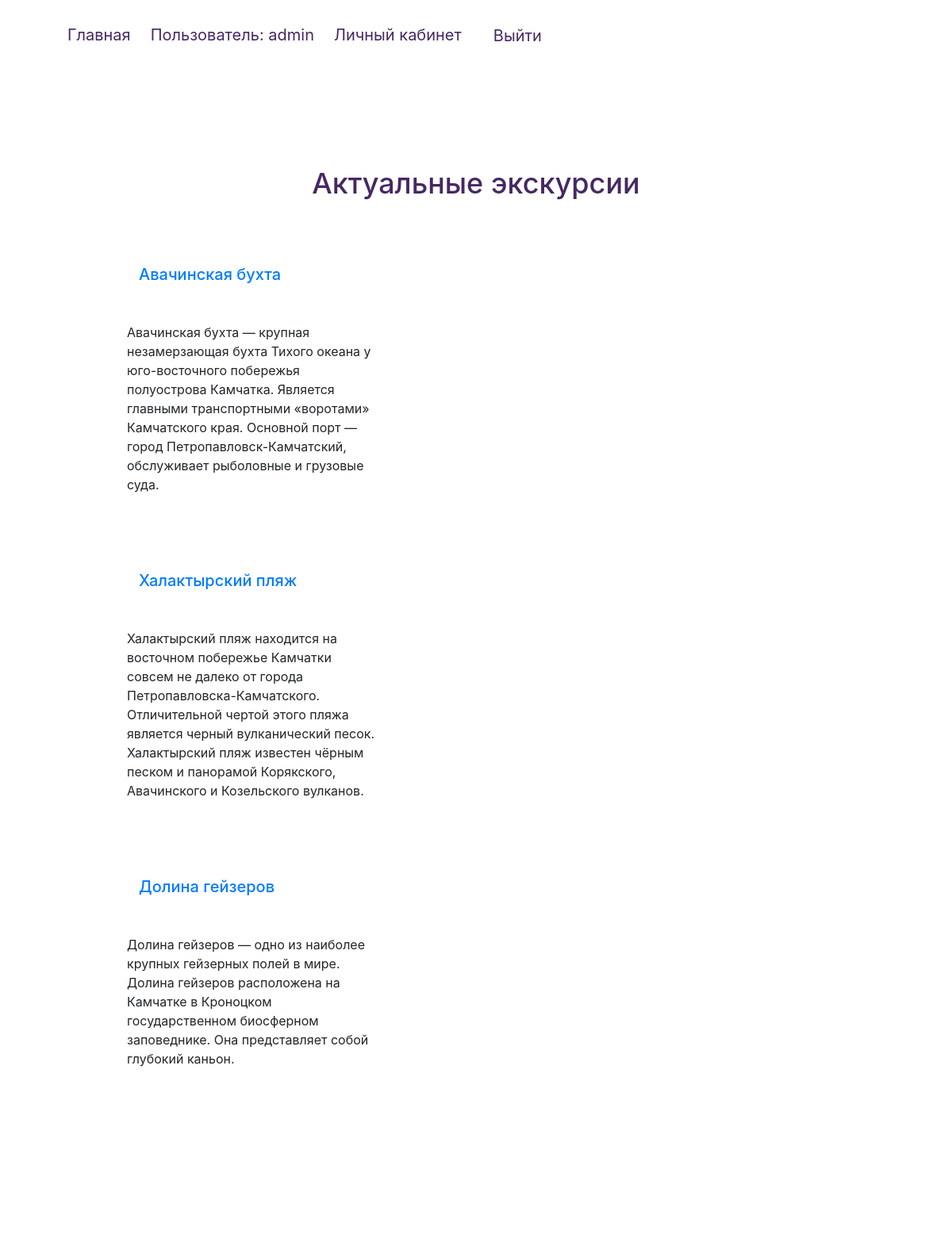
Page /blog/ (signed in) on the committed database.
### kam/models.py (models this page shows, shortened)
class Kam(models.Model):
    title = models.CharField(max_length=300)
    description = models.CharField(max_length=300)
    image = models.ImageField(upload_to='kam/image/')
    price = models.CharField(max_length=300, blank=True)
    url = models.URLField(blank=True)

### kam/views.py (the view)
# urls.py: path('blog/', views.blogs, name='blogs'),
def blogs(request):
    blogs = Kam.objects.all()
    return render(request, 'kam/blog.html', {'blogs': blogs})

### kam/templates/kam/blog.html
{% extends 'kam/base.html' %}
{% block content %}
<h1>Актуальные экскурсии</h1>
{% for blog in blogs %}
<div class="element1">
    <h2 class="top"><a href="{% url 'detail' blog.id %}">{{ blog.title }}</a></h2>
    <div class="text">
        <p>{{ blog.description }}</p>
    </div>
</div>
{% endfor %}
{% endblock %}

### kam/templates/kam/base.html (shortened to what this page needs)
<!DOCTYPE html>
{% load static %}
<html lang="ru">
<head>
    <link href="{% static 'css/style.css' %}" rel="stylesheet">
    <link href="{% static 'vendor/bootstrap/css/bootstrap.min.css' %}" rel="stylesheet">
</head>
<body>
<div class="menu">
    <div class="wrap1">
        <ul>
            <li><a href="{% url 'index' %}">Главная</a></li>
            {% if user.is_authenticated %}
            <li class="logo">Пользователь: {{ user.username }}</li>
            <li><a href="{% url 'kab' %}">Личный кабинет</a></li>
            <li>
                <form action="{% url 'logoutuser' %}" method="post">
                    <button class="top">Выйти</button>
                </form>
            </li>
            {% else %}
            <li><a href="{% url 'signupuser' %}">Зарегистрироваться</a></li>
            <li><a href="{% url 'loginuser' %}">Войти</a></li>
            {% endif %}
        </ul>
        <div class="contact-top">
            <a class="whatsapp-number" href="https://wa.me/9534888135?text=Здравствуйте!"><img
                    alt=""></a>
            <a class="telegram-number" href="https://t.me/lenagalikeeva"><img
                    src="{% static 'kam/tg-image-color.png' %}" alt=""></a>
            <a class="phone-number text-white" href="tel:+79099999999">
                <h5>+7(909)-999-99-99</h5></a>
        </div>
    </div>
</div>
<div class="content">
    <div class="wrap">
        {% block content %}
        {% endblock %}
    </div>
</div>
<div class="contact-top">
    <a class="whatsapp-number" href="https://wa.me/9534888135?text=Здравствуйте!"><img
            src="{% static 'kam/wa-image-color.png' %}" alt=""></a>
    <a class="telegram-number" href="https://t.me/lenagalikeeva"><img src="{% static 'kam/tg-image-color.png' %}"
                                                                      alt=""></a>
    <a class="phone-number text-white" href="tel:+79099999999">
        <h5>+7(909)-999-99-99</h5></a>
</div>
</body>
</html>

### kam/static/css/style.css (style rules this page uses)
body { background-image: url(https://cs11.pikabu.ru/post_img/big/2020/07/28/2/1595896862195370102.jpg); background-size: cover; background-repeat: no-repeat; background-attachment: fixed; background-position: center; padding: 0; margin: 0; }
.wrap { max-width: 1300px; margin: 0 auto; padding: 20 px; box-sizing: border-box; }
.text { width: 360px; padding: 20px; box-sizing: border-box; }
.content h1 { text-align: center; margin: 100px 0 60px; font-size: 36px; }
.content { margin: 100px; }
.wrap1 { padding: 15px 0; width: 90%; margin: 0 auto; display: flex; justify-content: space-between; align-items: center; }
.wrap1 ul { margin: 0; padding: 0; display: flex; }
.wrap1 li { margin-left: 20px; }
.wrap1 a { color: rgb(70, 40, 99); padding: 8px 5px; text-decoration: none; font-size: 20px; }
ul { list-style: none; }
.element1 { background: #FFF; margin: 40px; border-radius: 8px; max-width: 500px; }
.top a { padding: 20px; display: block; }
.wrap h1 { color:rgb(70, 40, 99); }
h2 { color:rgb(70, 40, 99); }
button { border-radius: 20px; padding: 7px 20px; font-size: 12px; cursor: pointer; background: rgb(70, 40, 99); color: #FFF; border-color: rgb(70, 40, 99); }
.top { padding: 1px 15px; margin-top: 0; background: transparent; border: 0; color: rgb(70, 40, 99); box-shadow: inset 0 0 0 0 transparent; font-size: 20px; }
.logo { color: rgb(70, 40, 99); font-size: 20px; }
li { margin-bottom: 20px; }
.phone-number { width: 200px; height: 40px; float: right; margin: 20px 10px 5px 20px; color: #FFF; }
.whatsapp-number { width: 35px; height: 35px; float: right; margin: 15px 30px 30px 20px; background: url(./img/wa-image-color.png) no-repeat center top / cover; transition: 0.5s ease-in-out; }
.telegram-number { width: 35px; height: 35px; float: right; margin: 15px 10px 30px 20px; background: url(./img/tg-image-color.png) no-repeat center top / cover; transition: 0.5s ease-in-out; }

### rows in the picture
Kam: title "Авачинская бухта", description "Авачинская бухта — крупная незамерзающая бухта Тихого океана у юго-восточного побережья полуострова Камчатка. Является главными транспортными «воротами» Камчатского края. Основной порт — город Петропавловск-Камчатский, обслуживает рыболовные и грузовые суда."
Kam: title "Халактырский пляж", description "Халактырский пляж находится на восточном побережье Камчатки совсем не далеко от города Петропавловска-Камчатского. Отличительной чертой этого пляжа является черный вулканический песок. Халактырский пляж известен чёрным песком и панорамой Корякского, Авачинского и Козельского вулканов."
Kam: title "Долина гейзеров", description "Долина гейзеров — одно из наиболее крупных гейзерных полей в мире. Долина гейзеров расположена на Камчатке в Кроноцком государственном биосферном заповеднике. Она представляет собой глубокий каньон."

### other values in the picture
{{ user.username }} "admin"
